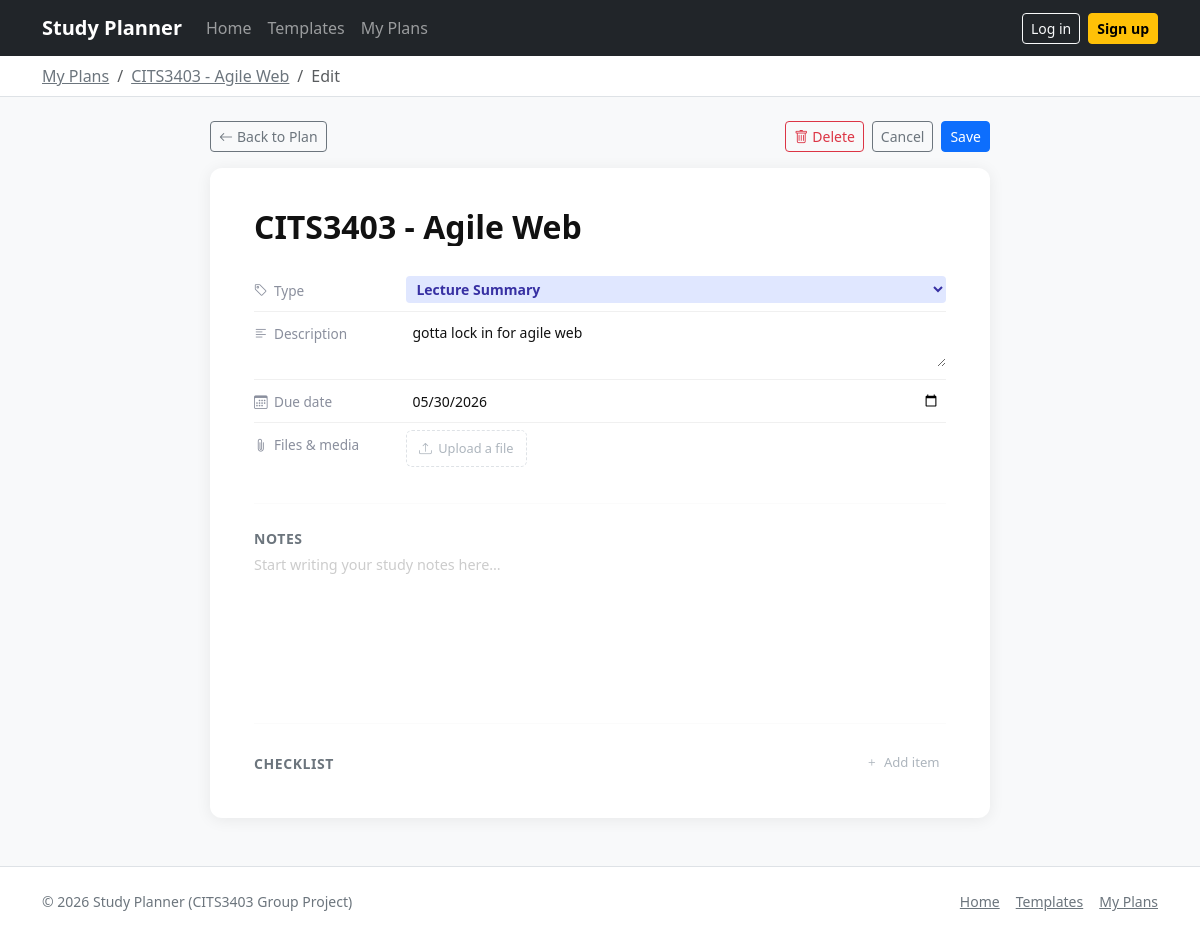
Screenshot of /plan/1/edit (signed in) with the database file from the repository.
### app/models.py (models this page shows)
class Plan(db.Model):
    __tablename__ = "plans"
    id = db.Column(db.Integer, primary_key=True)
    title = db.Column(db.String(200), nullable=False)
    description = db.Column(db.Text, nullable=True)
    start_date = db.Column(db.Date, nullable=True)
    end_date = db.Column(db.Date, nullable=True)
    is_template = db.Column(db.Boolean, default=False, nullable=False)
    user_id = db.Column(db.Integer, db.ForeignKey("users.id"), nullable=False)

### app/routes.py (the view, shortened to what this page needs)
@main.route("/plan/new", methods=["GET", "POST"])
@main.route("/plan/<int:plan_id>/edit", methods=["GET", "POST"])
def plan_edit(plan_id=None):
    if not require_login():
        return redirect(url_for("main.login"))
    user_id = session["user_id"]
    plan = None
    if plan_id:
        plan = Plan.query.filter_by(id=plan_id, user_id=user_id).first_or_404()
    return render_template("plan-edit.html", plan=plan)

### app/routes.py (called while the page is built)
def require_login():
    return "user_id" in session

### app/templates/plan-edit.html (shortened to what this page needs)
{% extends "base.html" %}
{% block content %}
  <div class="border-bottom bg-white">
    <div class="container py-2">
      <nav aria-label="breadcrumb">
        <ol class="breadcrumb mb-0 small">
          <li class="breadcrumb-item">
            <a href="{{ url_for('main.dashboard') }}" class="link-secondary">My Plans</a>
          </li>
          {% if plan %}
            <li class="breadcrumb-item">
              <a href="{{ url_for('main.plan_view', plan_id=plan.id) }}" class="link-secondary">{{ plan.title }}</a>
            </li>
            <li class="breadcrumb-item active">Edit</li>
          {% else %}
            <li class="breadcrumb-item active">New Plan</li>
          {% endif %}
        </ol>
      </nav>
    </div>
  </div>
  <main class="py-4 pb-5">
    <div class="container">
      <div class="d-flex justify-content-between align-items-center mb-3" style="max-width:780px;margin:0 auto;">
        {% if plan %}
          <a href="{{ url_for('main.plan_view', plan_id=plan.id) }}" class="btn btn-outline-secondary btn-sm">
            <i class="bi bi-arrow-left me-1"></i>Back to Plan
          </a>
          <div class="d-flex gap-2">
            <form method="post"
                  action="{{ url_for('main.plan_delete', plan_id=plan.id) }}"
                  onsubmit="return confirm('Delete this plan? This cannot be undone.');"
                  class="d-inline">
              <button type="submit" class="btn btn-outline-danger btn-sm">
                <i class="bi bi-trash me-1"></i>Delete
              </button>
            </form>
            <a href="{{ url_for('main.plan_view', plan_id=plan.id) }}" class="btn btn-outline-secondary btn-sm">Cancel</a>
            <button class="btn btn-primary btn-sm" type="submit" form="planForm">Save</button>
          </div>
        {% else %}
          <a href="{{ url_for('main.dashboard') }}" class="btn btn-outline-secondary btn-sm">
            <i class="bi bi-arrow-left me-1"></i>Back
          </a>
          <button class="btn btn-primary btn-sm" type="submit" form="planForm">Create Plan</button>
        {% endif %}
      </div>
      <form id="planForm" method="post"
            action="{{ url_for('main.plan_edit', plan_id=plan.id) if plan else url_for('main.plan_edit') }}">
        <div class="notion-panel">
          <input class="notion-title" type="text" name="title"
                 value="{{ plan.title if plan else '' }}"
                 placeholder="Untitled plan" required />
          <div id="propertiesBlock">
            <div class="prop-row">
              <div class="prop-label"><i class="bi bi-tag"></i> Type</div>
              <div class="prop-value">
                <select class="type-badge lecture" name="session_type" id="typeSelect" onchange="updateTypeBadge(this)">
                  <option value="lecture">Lecture Summary</option>
                </select>
              </div>
            </div>
            <div class="prop-row">
              <div class="prop-label"><i class="bi bi-text-left"></i> Description</div>
              <div class="prop-value">
                <textarea name="description" rows="2"
                          placeholder="What is this plan about?">{{ plan.description if plan else '' }}</textarea>
              </div>
            </div>
            <div class="prop-row">
              <div class="prop-label"><i class="bi bi-calendar3"></i> Due date</div>
              <div class="prop-value">
                <input type="date" name="end_date"
                       value="{{ plan.end_date if plan else '' }}" />
              </div>
            </div>
            <div class="prop-row" id="filesRow">
              <div class="prop-label"><i class="bi bi-paperclip"></i> Files &amp; media</div>
              <div class="prop-value">
                <label class="file-zone" for="fileInput">
                  <i class="bi bi-upload"></i> Upload a file
                </label>
              </div>
            </div>
          </div>
          <hr class="notion-divider" />
          <div class="mb-1 text-secondary small fw-semibold" style="letter-spacing:0.04em;">NOTES</div>
          <textarea class="notion-content" name="notes"
                    placeholder="Start writing your study notes here…">{{ plan.notes if plan else '' }}</textarea>
          <hr class="notion-divider" />
          <div class="d-flex justify-content-between align-items-center mb-2">
            <div class="text-secondary small fw-semibold" style="letter-spacing:0.04em;">CHECKLIST</div>
            <button type="button" class="add-prop-btn" onclick="addCheckItem()">
              <i class="bi bi-plus"></i> Add item
            </button>
          </div>
        </div>
      </form>
    </div>
  </main>
{% endblock %}

### app/static/style.css (style rules this page uses)
:root { --app-radius: 16px; }
body { min-height: 100vh; display: flex; flex-direction: column; }
main { flex: 1; }

### app/templates/plan-edit.html (style rules this page uses)
.notion-panel { background: #fff; border-radius: 12px; box-shadow: 0 2px 16px rgba(0,0,0,0.07); padding: 2.5rem 2.75rem 2rem; max-width: 780px; margin: 0 auto; }
.notion-title { font-size: 2rem; font-weight: 800; color: #111; border: none; outline: none; width: 100%; background: transparent; padding: 0; margin-bottom: 1.4rem; line-height: 1.2; }
.notion-title::placeholder { color: #ccc; }
.prop-row { display: flex; align-items: flex-start; padding: 0.45rem 0; border-bottom: 1px solid #f0f0f0; gap: 0.75rem; }
.prop-row:last-of-type { border-bottom: none; }
.prop-label { display: flex; align-items: center; gap: 0.4rem; min-width: 140px; color: #8a8f9d; font-size: 0.85rem; font-weight: 500; padding-top: 0.3rem; }
.prop-label i { font-size: 0.85rem; }
.prop-value { flex: 1; font-size: 0.875rem; color: #111; }
.prop-value input, .prop-value select, .prop-value textarea { border: none; outline: none; background: transparent; font-size: 0.875rem; font-family: inherit; color: #111; width: 100%; padding: 0.2rem 0.4rem; border-radius: 4px; transition: background 0.15s; }
.prop-value textarea { resize: vertical; min-height: 36px; }
.type-badge { display: inline-block; padding: 0.2rem 0.65rem; border-radius: 4px; font-size: 0.78rem; font-weight: 600; cursor: pointer; border: none; font-family: inherit; }
.type-badge.lecture { background: #e0e7ff; color: #3730a3; }
.add-prop-btn { color: #adb5bd; font-size: 0.82rem; background: none; border: none; cursor: pointer; padding: 0.35rem 0.4rem; border-radius: 4px; display: flex; align-items: center; gap: 0.35rem; transition: color 0.15s, background 0.15s; }
.notion-divider { border: none; border-top: 1px solid #f0f0f0; margin: 1.5rem 0; }
.notion-content { font-size: 0.9rem; color: #333; border: none; outline: none; width: 100%; background: transparent; resize: none; min-height: 140px; font-family: inherit; line-height: 1.7; padding: 0; }
.notion-content::placeholder { color: #ccc; }
.file-zone { border: 1.5px dashed #dee2e6; border-radius: 6px; padding: 0.5rem 0.75rem; font-size: 0.8rem; color: #adb5bd; cursor: pointer; transition: border-color 0.15s; display: inline-flex; align-items: center; gap: 0.4rem; }

### rows the page displays
Plan: title "CITS3403 - Agile Web", description "gotta lock in for agile web", end_date "05/30/2026"
